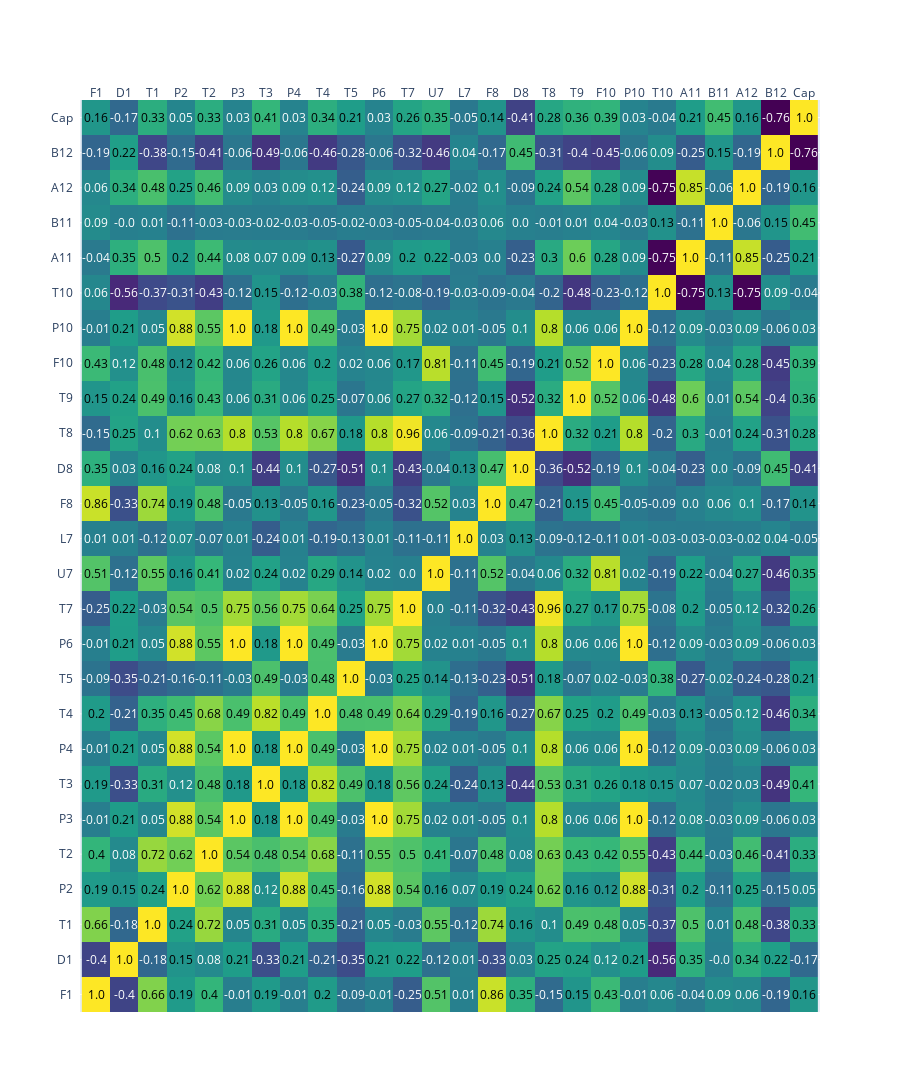

The code cell stored with this chart in its notebook:
### Markdown cell above
We observe that a couple of temeprature and pressures are highly correlated and
choose to therefore remove some. $P6$ and $T7$ were kept due to their
interpretability

### Code cell
visualize.make_heatmap(co2_corrected_df.drop('Time', axis=1).corr(method="pearson"))
